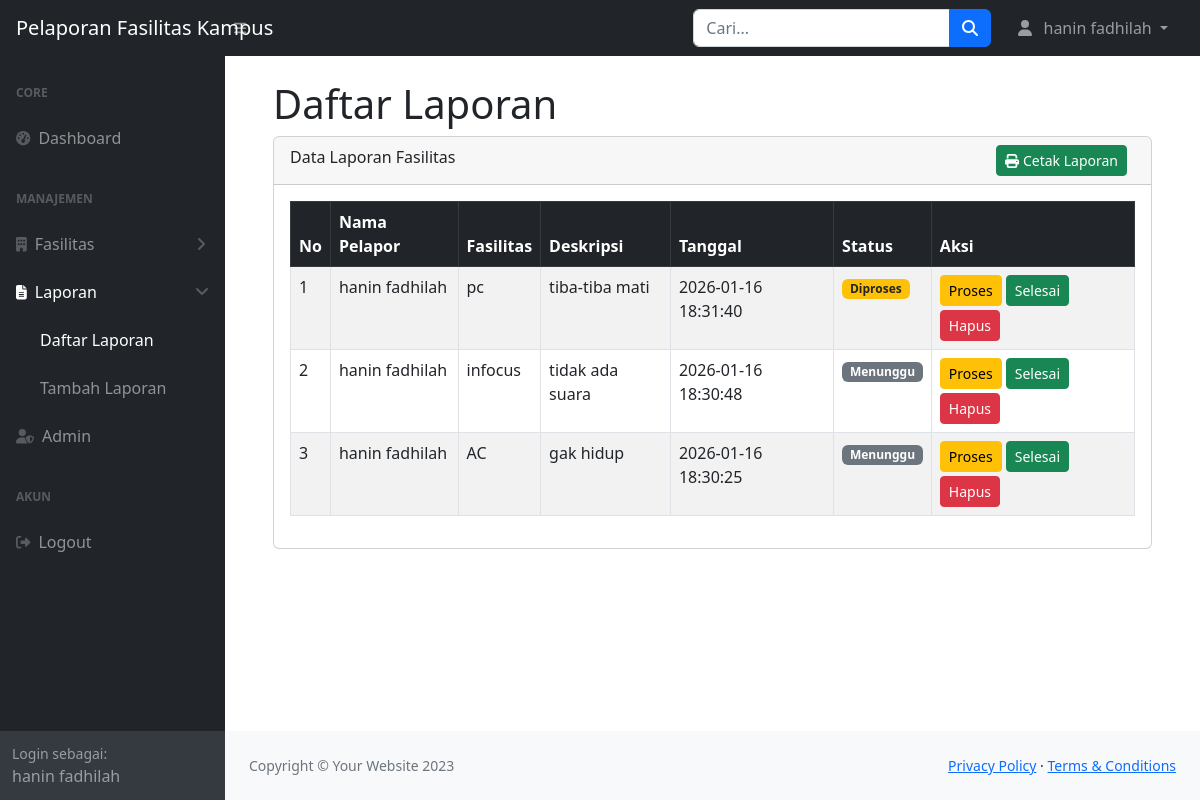
The app's page /index.php?hal=daftar_laporan (signed in) with its own data.
### tables this page shows
CREATE TABLE `reports` (
  `id` int NOT NULL,
  `nama_pelapor` varchar(30) NOT NULL,
  `admin_id` int NOT NULL,
  `facility_id` int NOT NULL,
  `deskripsi` text NOT NULL,
  `status` enum('menunggu','diproses','selesai') DEFAULT 'menunggu',
  `tanggal` datetime DEFAULT CURRENT_TIMESTAMP
);

CREATE TABLE `facilities` (
  `id` int NOT NULL,
  `nama_fasilitas` varchar(100) NOT NULL,
  `lokasi` varchar(100) NOT NULL
);

### pages/daftar_laporan.php (the view, shortened to what this page needs)
<div class="container-fluid px-4">
    <h1 class="mt-4">Daftar Laporan</h1>
    <div class="card mb-4">
        <div class="card-header"> <a href="pages/cetak_laporan.php" target="_blank" class="btn btn-success btn-sm float-end me-2">
    <i class="fas fa-print"></i> Cetak Laporan
</a>
            Data Laporan Fasilitas
        </div>
        <div class="card-body">
            <table class="table table-bordered table-striped">
                <thead class="table-dark">
                    <tr>
                        <th>No</th>
                        <th>Nama Pelapor</th>
                        <th>Fasilitas</th>
                        <th>Deskripsi</th>
                        <th>Tanggal</th>
                        <th>Status</th>
                        <th>Aksi</th>
                    </tr>
                </thead>
                <tbody>
                <?php
                $no = 1;
                $query = mysqli_query($koneksi, "
                    SELECT r.*, f.nama_fasilitas
                    FROM reports r
                    JOIN facilities f ON r.facility_id = f.id
                    ORDER BY r.tanggal DESC
                ");
                if (mysqli_num_rows($query) > 0) {
                    while ($row = mysqli_fetch_assoc($query)) {
                ?>
                    <tr>
                        <td><?= $no++; ?></td>
                        <td><?= htmlspecialchars($row['nama_pelapor']); ?></td>
                        <td><?= htmlspecialchars($row['nama_fasilitas']); ?></td>
                        <td><?= htmlspecialchars($row['deskripsi']); ?></td>
                        <td><?= $row['tanggal']; ?></td>
                        <td>
                            <?php
                            if ($row['status'] == 'menunggu') {
                                echo "<span class='badge bg-secondary'>Menunggu</span>";
                            } elseif ($row['status'] == 'diproses') {
                                echo "<span class='badge bg-warning text-dark'>Diproses</span>";
                            } else {
                                echo "<span class='badge bg-success'>Selesai</span>";
                            }
                            ?>
                        </td>
                        <td>
                            <?php if ($row['status'] != 'selesai') { ?>
                                <a href="index.php?hal=ubah_status&id=<?= $row['id']; ?>&status=diproses"
                                   class="btn btn-warning btn-sm mb-1">
                                   Proses
                                </a>
                                <a href="index.php?hal=ubah_status&id=<?= $row['id']; ?>&status=selesai"
                                   class="btn btn-success btn-sm mb-1">
                                   Selesai
                                </a>
                            <?php } ?>
                            <a href="index.php?hal=hapus_laporan&id=<?= $row['id']; ?>"
                               class="btn btn-danger btn-sm"
                               onclick="return confirm('Yakin ingin menghapus laporan ini?')">
                               Hapus
                            </a>
                        </td>
                    </tr>
                <?php
                    }
                } else {
                    echo "<tr>
                        <td colspan='7' class='text-center'>Data laporan belum ada</td>
                    </tr>";
                }
                ?>
                </tbody>
            </table>
        </div>
    </div>
</div>

### records on screen
reports: nama_pelapor "hanin fadhilah", facility.nama_fasilitas "pc", deskripsi "tiba-tiba mati", tanggal "2026-01-16 18:31:40", status "Diproses"
reports: nama_pelapor "hanin fadhilah", facility.nama_fasilitas "infocus", deskripsi "tidak ada suara", tanggal "2026-01-16 18:30:48", status "Menunggu"
reports: nama_pelapor "hanin fadhilah", facility.nama_fasilitas "AC", deskripsi "gak hidup", tanggal "2026-01-16 18:30:25", status "Menunggu"

### other values on screen
$_SESSION['nama_admin'] "hanin fadhilah"
